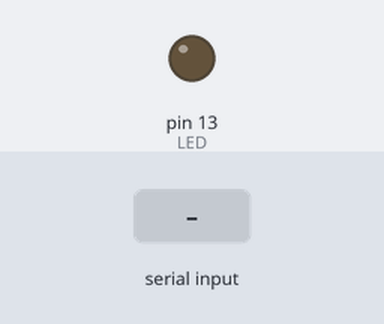
Recording of a sketch running on a simulated Arduino Uno, built with avr-gcc and run on an emulated ATmega328P. On the bench: output pins drawn as LEDs (lit = HIGH). The inputs (shaded band) are chosen by the test bench. What the sketch prints to the serial monitor is not drawn.

Above: at 1.2 s.
1.3 s: "1" received over Serial
At 2.3 s:
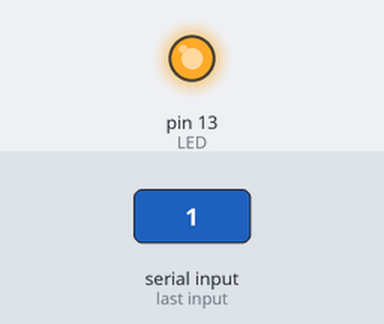
2.8 s: "0" received over Serial
At 3.4 s:
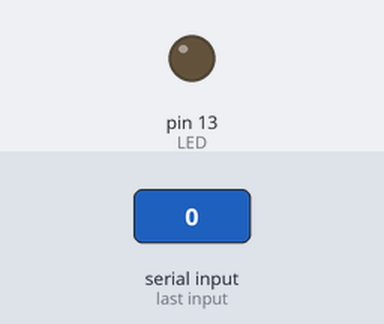
Timing chart, 0 to 5.8 s (numbered marks = the images above; inputs shaded):
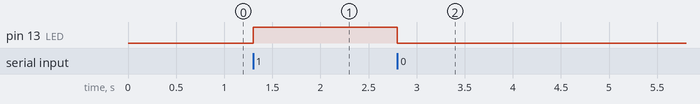

The sketch:

lab03-1.ino
```cpp
const byte LED = 13;
void setup() {
  // put your setup code here, to run once:
Serial.begin(9600);
Serial.print("Hello, World!");
pinMode(LED,OUTPUT);
}

void loop() {
  // put your main code here, to run repeatedly:
  int val;
  if(Serial.available() )
{
   val = Serial.read();
   switch(val)
   {
     case '1':
    {
      digitalWrite(LED, HIGH);
      Serial.print("LED ON");
      break;
    }
     case '0':
    {
      digitalWrite(LED, LOW);
      Serial.print("LED OFF");
      break;
    }
    }
  }
}
```

Measured:
- after the input at 1.3 s, pin 13 (LED): LOW → HIGH at once
- after the input at 2.8 s, pin 13 (LED): HIGH → LOW at once
